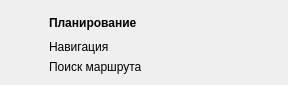
<?xml version="1.0" encoding="UTF-8"?>
<ui version="4.0">
 <class>StatusBarPlanningWidgetToolTip</class>
 <widget class="QWidget" name="StatusBarPlanningWidgetToolTip">
  <property name="geometry">
   <rect>
    <x>0</x>
    <y>0</y>
    <width>288</width>
    <height>85</height>
   </rect>
  </property>
  <property name="sizePolicy">
   <sizepolicy hsizetype="Preferred" vsizetype="Preferred">
    <horstretch>0</horstretch>
    <verstretch>0</verstretch>
   </sizepolicy>
  </property>
  <property name="minimumSize">
   <size>
    <width>230</width>
    <height>75</height>
   </size>
  </property>
  <property name="maximumSize">
   <size>
    <width>16777215</width>
    <height>85</height>
   </size>
  </property>
  <property name="windowTitle">
   <string>Form</string>
  </property>
  <layout class="QHBoxLayout" name="horizontalLayout">
   <item>
    <widget class="QLabel" name="labelInfoIcon">
     <property name="sizePolicy">
      <sizepolicy hsizetype="Fixed" vsizetype="Fixed">
       <horstretch>0</horstretch>
       <verstretch>0</verstretch>
      </sizepolicy>
     </property>
     <property name="minimumSize">
      <size>
       <width>32</width>
       <height>32</height>
      </size>
     </property>
     <property name="maximumSize">
      <size>
       <width>32</width>
       <height>32</height>
      </size>
     </property>
     <property name="text">
      <string/>
     </property>
     <property name="alignment">
      <set>Qt::AlignCenter</set>
     </property>
    </widget>
   </item>
   <item>
    <layout class="QVBoxLayout" name="verticalLayout">
     <item>
      <widget class="QLabel" name="labelCaption">
       <property name="font">
        <font>
         <weight>75</weight>
         <italic>false</italic>
         <bold>true</bold>
        </font>
       </property>
       <property name="text">
        <string>Планирование</string>
       </property>
       <property name="textFormat">
        <enum>Qt::PlainText</enum>
       </property>
       <property name="wordWrap">
        <bool>false</bool>
       </property>
       <property name="margin">
        <number>0</number>
       </property>
       <property name="textInteractionFlags">
        <set>Qt::LinksAccessibleByMouse</set>
       </property>
      </widget>
     </item>
     <item>
      <layout class="QFormLayout" name="formLayout">
       <item row="0" column="0" colspan="2">
        <widget class="QLabel" name="labelDataText">
         <property name="text">
          <string>Навигация</string>
         </property>
         <property name="textFormat">
          <enum>Qt::PlainText</enum>
         </property>
         <property name="wordWrap">
          <bool>false</bool>
         </property>
         <property name="margin">
          <number>0</number>
         </property>
         <property name="textInteractionFlags">
          <set>Qt::LinksAccessibleByMouse</set>
         </property>
        </widget>
       </item>
       <item row="1" column="0" colspan="2">
        <widget class="QLabel" name="labelDataTextAll">
         <property name="text">
          <string>Поиск маршрута</string>
         </property>
         <property name="textFormat">
          <enum>Qt::PlainText</enum>
         </property>
         <property name="wordWrap">
          <bool>false</bool>
         </property>
         <property name="margin">
          <number>0</number>
         </property>
         <property name="textInteractionFlags">
          <set>Qt::LinksAccessibleByMouse</set>
         </property>
        </widget>
       </item>
      </layout>
     </item>
    </layout>
   </item>
  </layout>
 </widget>
 <resources/>
 <connections/>
</ui>
